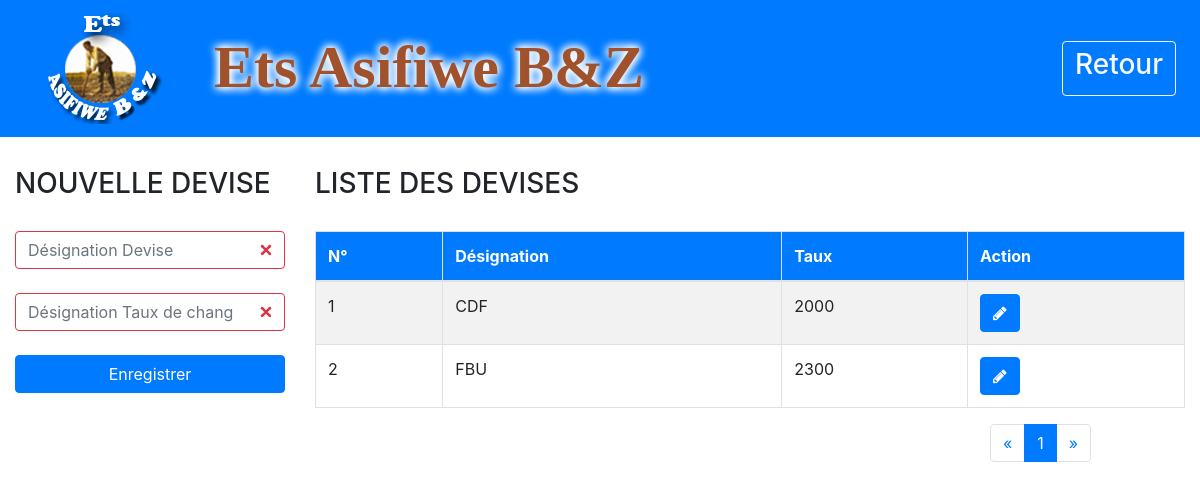
Page /php/pages/devise.php (signed in) on the committed database.
### tables this page shows
CREATE TABLE IF NOT EXISTS `devise` (
  `idDevise` int(11) NOT NULL AUTO_INCREMENT,
  `devise` varchar(30) NOT NULL,
  `taux` double NOT NULL,
  PRIMARY KEY (`idDevise`)
);

### php/pages/devise.php (the view, shortened to what this page needs)
<?php
	require_once('bd_cnx.php');
?>
<!DOCTYPE html>
<html>
<head>
	<link rel="stylesheet" type="text/css" href="bootstrap/font-awesome-4.3.0/css/font-awesome.min.css">
	<link rel="stylesheet" type="text/css" href="bootstrap/css/bootstrap.min.css">
	<link rel="stylesheet" type="text/css" href="bootstrap/css/style.css">
</head>
<body>
	<nav class="navbar navbar-expand-lg navbar-dark bg-primary">
		<a class="navbar-brand" href="#"><img src="fichiers/photos/bbh_logos.png" class="bbh">
		</a>
		<div class="collapse navbar-collapse" id="navbarSupportedContent">
			<marquee behavior="alternate" >
                        <h1 id="h1_bbh_title" style="font-size: 60px; font-family: century gothic; font-weight: bold; margin-top: 2px; margin-left: 10px; color: sienna; padding-top: 3px;text-shadow: 8px 8px 2px white; text-shadow: 0 0 10px white, 0 0 10px white,0 0 10px white;">Ets Asifiwe B&Z</h1></marquee>
			<ul class="navbar-nav ml-auto">
				<li class="nav-item active">
					<a class="nav-link" href="../admin.php"><button type="button" class="btn btn-outline-light connexion"><h3>Retour</h3></button><span class="sr-only">(current)</span></a>
				</li>
			</ul>
		</div>
	</nav>
	<div class="container-fluid spacer">
		<div class="row">
			<div class="col-md-3">
		          <h3 class="title">NOUVELLE DEVISE</span></h3>
		           <form action="" method="POST" class="spacer was-validated">
		           		<input type="text" name="designation" class="form-control" placeholder="Désignation Devise" required="" autocomplete="off"><br>
		           		<input type="number" name="taux" class="form-control" placeholder="Désignation Taux de change" required="" autocomplete="off"><br>
						<button type="submit" class="btn btn-primary btn-block" name="save">Enregistrer</button>
		           </form>
		    </div>
	      <div class="col-md-9">
	          <h3 class="title">LISTE DES DEVISES </span></h3>
	          <div class="row spacer">
	          	 <div class="col-12">
	 				<table id="tab" class="display table table-bordered table-striped table">
		          	<thead>
		          		<tr style="font-weight:bold" class="btn-primary">
		          			<th>N°</th>
                            <th>Désignation</th>
                            <th>Taux</th>
		          			<td>Action</td>
		          		</tr>
		          	</thead>
		          	<tbody>
		          		<?php
		          			$limit=4;
							$page = isset($_GET['page'])?$_GET['page']:1;
							$start = ($page-1)*$limit;
							$req = $bd->query("SELECT * FROM devise LIMIT $start,$limit");
							$res = $bd->query('SELECT COUNT(*) as total FROM devise');
							$don1 = $res->fetch();
							$total = $don1['total'];
							$nbrePage=ceil($total/$limit);
							if ($page==1) {
								$prec = $page;
							}else {
								$prec = $page-1;
							}
							if ($page==$nbrePage) {
								$suiv =$nbrePage;
							}
							else{
								$suiv = $page+1;
							}
		          			while($don=$req->fetch()):
		          				?>
		          		<tr>
                                <td><?php echo $don['idDevise'] ?></td>
                                <td><?php echo $don['devise'] ?></td>
                                <td><?php echo $don['taux'] ?></td>
								<td>
									<button type="button" class="btn btn-primary editBtn"><span class="fa fa-pencil"></span>
									</button>
								</td>
						</tr>
		          		<?php endwhile;?>
		          	</tbody>
		          </table>
	          	 </div>
	          </div>
	          <div class="row">
	          	 <div class="col-3 offset-9">
	          	 	<nav aria-label="Page navigation example">
	          			<ul class="pagination pg-blue">
			    		<li class="page-item">
			    			<a  class="page-link" aria-label="Previous" href="devise.php?page=<?php echo $prec;?>">
			    				<span aria-hidden="true">&laquo;</span>
			    			</a>
			    		</li>
			    		<?php
			    			for($i=1;$i<=$nbrePage;$i++) {
			    		?>
			    		<li class="page-item <?php echo(($page==$i)?'active':'')?>"><a  class="page-link" href="devise.php?page=<?php echo $i;?>"><?php echo $i;?></a></li>
			    		<?php
			    		}?>
			    		<li class="page-item">
			    			<a  class="page-link" aria-label="Next" href="devise.php?page=<?php echo $suiv;?>">
			    				<span aria-hidden="true">&raquo;</span>
			    			</a>
			    		</li>
			    	</ul>
	          		</nav>
	          	 </div>
	          </div>
	    </div>
			</div>
		</div>
</body>
</html>

### php/pages/devise.php (style rules this page uses)
.spacer { margin-top:30px; }
.bbh { width:100%; height:100%; }
#h1_bbh_title { font-family: century gothic; font-size:3em; font-weight: bold; margin-top: 2px; margin-left: 10px; color: white; padding-top: 3px; }

### rows in the picture
devise: idDevise "1", devise "CDF", taux "2000"
devise: idDevise "2", devise "FBU", taux "2300"
